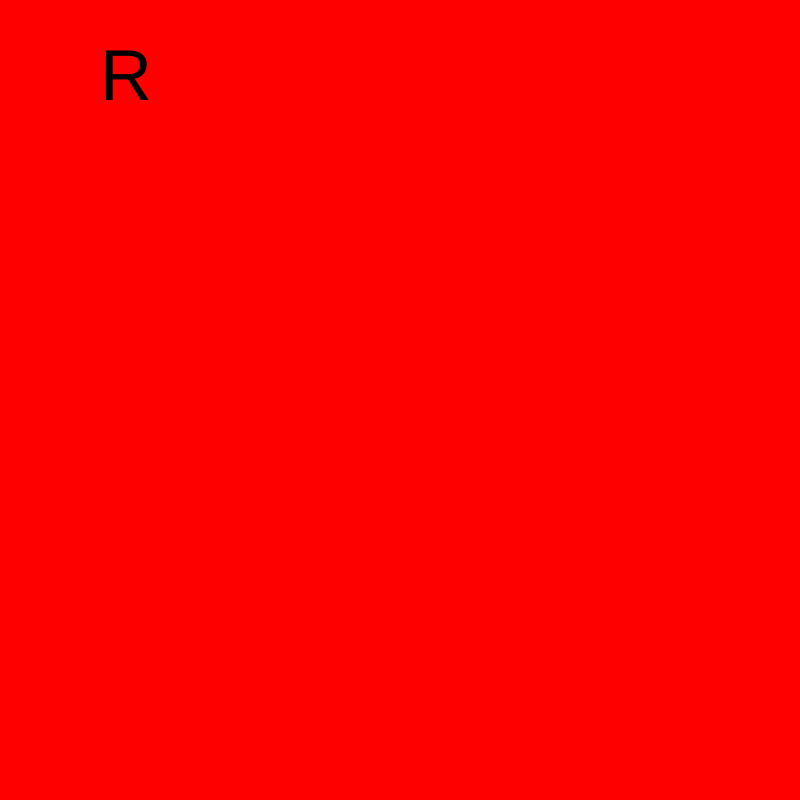
Frame 1 (no input)
Frame 60 (no input): identical to frame 1, image omitted
Frame 120 (the mouse pressed at the canvas centre since frame 60): identical to frame 1, image omitted

The p5.js sketch that drew this single still picture (run headless with seeded random() and noise() and a simulated clock; from frame 60 on, the mouse is pressed at the canvas centre):

// p5.js sketch
// ── sketch.js
var myState = 0 ;
var myTimer = 0;

function setup() {
  // put setup code here
  createCanvas(800, 800);
}

function draw() {
  // put drawing code here
  switch(myState){
    case 0:
    background('red');
    textSize(72);
    text("R", 100, 100);
    myTimer++
    if (myTimer >=200) {
      myTimer = 0;
      myState = 1;
    }
    break ;

    case 1:
    background('green');
    textSize(72);
    text("E", 200, 200);
    myTimer++
    if (myTimer >=200) {
      myTimer = 0;
      myState = 2;
    }
    break ;

    case 2:
    background('blue');
    textSize(72);
    text("S", 300, 300);
    myTimer++
    if (myTimer >=200) {
      myTimer = 0;
      myState = 3;
    }
    break ;

    case 3:
    background('red');
    textSize(72);
    text("P", 400, 400);
    myTimer++
    if (myTimer >=200) {
      myTimer = 0;
      myState = 4;
    }
    break ;

    case 4:
    background('green');
    textSize(72);
    text("E", 500, 500);
    myTimer++
    if (myTimer >=200) {
      myTimer = 0;
      myState = 5;
    }
    break ;

    case 5:
    background('blue');
    textSize(72);
    text("C", 600, 600);
    myTimer++
    if (myTimer >=200) {
      myTimer = 0;
      myState = 6;
    }
    break ;

    case 6:
    background('red');
    textSize(72);
    text("T", 700, 700);
    myTimer++
    if (myTimer >=200) {
      myTimer = 0;
      myState = 0;
    }
    break ;

  }
}
